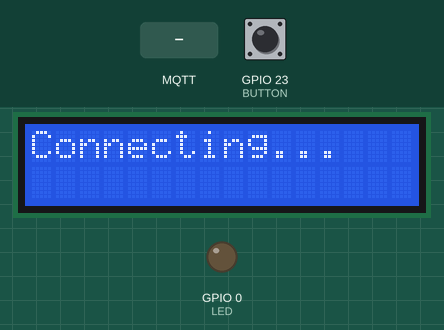
This sketch was run on a simulated ESP32. Shown: 16×2 character LCD, output pins drawn as LEDs (lit = HIGH). Dashed ring = blinking. Inputs (shaded band) come from the test bench; at power-on: GPIO 23 (BUTTON) HIGH. WiFi joins after 1.5 s; servers stay silent unless stated; no MQTT or app messages arrive unless stated; what the sketch prints to the serial monitor is not drawn.

Above: at 3.3 s.
3.4 s: MQTT message "on" arrives on the first subscribed topic
At 6.3 s:
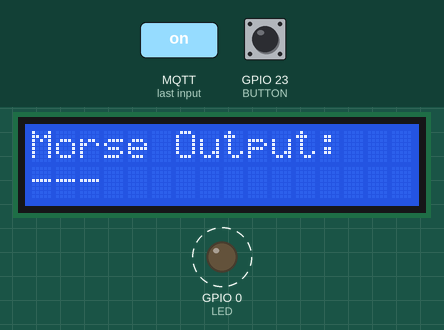
6.4 s: MQTT message "." arrives on the first subscribed topic
9.4 s: GPIO 23 (BUTTON) pulled LOW for 1 s
At 10.24 s:
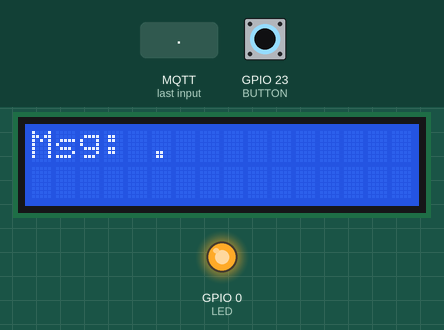
11.9 s: MQTT message "-" arrives on the first subscribed topic
At 13.1 s:
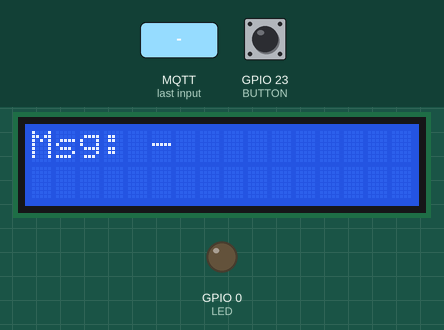
13.4 s: GPIO 23 (BUTTON) pulled LOW for 0.15 s
At 14.8 s:
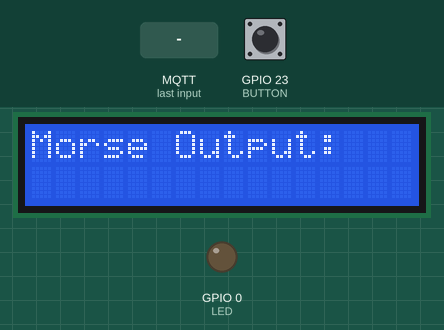
16.0 s: MQTT message "off" arrives on the first subscribed topic
At 16.5 s:
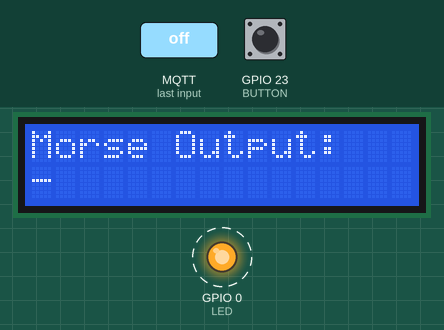
Timing chart, 0 to 20.0 s (numbered marks = the images above; inputs shaded):
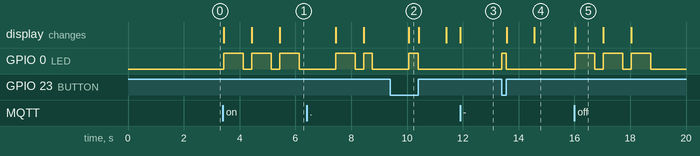

The sketch:

Laser2.ino
```cpp
#include <WiFi.h>
#include <MQTT.h>
#include <map>
#include <Wire.h>
#include <LCD_I2C.h>

#define LED 0
#define BUTTON 23

#define DOT_DURATION 300
#define DASH_DURATION 700
#define SPACE_BETWEEN_SYMBOLS 300
#define SPACE_BETWEEN_LETTERS 1000

const char ssid[] = "Chanom";
const char pass[] = "chanon2547";

const char mqtt_broker[] = "test.mosquitto.org";
const char mqtt_topic[] = "group27/command";
const char mqtt_client_id[] = "clientId-NTAQuNGdQ5";
const int MQTT_PORT = 1883;
String lastPayload = "";

LCD_I2C lcd(0x27, 16, 2);
WiFiClient net;
MQTTClient client;

std::map<char, String> morseMap = {
  {'A', ".-"},   {'B', "-..."}, {'C', "-.-."}, {'D', "-.."},  {'E', "."},
  {'F', "..-."}, {'G', "--."},  {'H', "...."}, {'I', ".."},   {'J', ".---"},
  {'K', "-.-"},  {'L', ".-.."}, {'M', "--"},   {'N', "-."},   {'O', "---"},
  {'P', ".--."}, {'Q', "--.-"}, {'R', ".-."},  {'S', "..."},  {'T', "-"},
  {'U', "..-"},  {'V', "...-"}, {'W', ".--"},  {'X', "-..-"}, {'Y', "-.--"},
  {'Z', "--.."}, {' ', " "}
};

void connect() {
  Serial.print("Connecting to WiFi...");
  while (WiFi.status() != WL_CONNECTED) {
    Serial.print(".");
    delay(1000);
  }
  Serial.println("\nWiFi connected!");

  Serial.print("Connecting to MQTT broker...");
  while (!client.connect(mqtt_client_id)) {
    Serial.print(".");
    delay(1000);
  }
  Serial.println("\nMQTT connected!");

  client.subscribe(mqtt_topic);
  Serial.println("Subscribed to topic: " + String(mqtt_topic));
}

void setup() {
  Serial.begin(9600);
  WiFi.begin(ssid, pass);

  lcd.begin();
  lcd.backlight();
  displayLCD("Connecting...");

  client.begin(mqtt_broker, MQTT_PORT, net);
  client.onMessage(messageReceived);

  connect();
  pinMode(LED, OUTPUT);
  pinMode(BUTTON, INPUT);
}

void displayLCD(String message) {
  lcd.clear();
  lcd.setCursor(0, 0);
  lcd.print(message);
}

void blinkLED(int duration) {
  digitalWrite(LED, HIGH);
  delay(duration);
  digitalWrite(LED, LOW);
}

void showMorseOnLCD(String morseCode) {
  displayLCD("Morse Output:");
  lcd.setCursor(0, 1);

  for (int i = 0; i < morseCode.length(); i++) {
    lcd.print(morseCode[i]);

    if (morseCode[i] == '.') {
      blinkLED(DOT_DURATION);
    } else if (morseCode[i] == '-') {
      blinkLED(DASH_DURATION);
    }
    delay(SPACE_BETWEEN_SYMBOLS);
  }
  delay(SPACE_BETWEEN_LETTERS);
}

void messageReceived(String &topic, String &payload) {
  Serial.println("Received: " + topic + " - " + payload);

  if (payload == lastPayload) {
    Serial.println("Duplicate message, ignoring...");
    return;
  }

  lastPayload = payload;
  payload.toUpperCase();
  displayLCD("Msg: " + payload);

  for (int i = 0; i < payload.length(); i++) {
    if (morseMap.find(payload[i]) != morseMap.end()) {
      showMorseOnLCD(morseMap[payload[i]]);
    }
  }
}

void loop() {
  client.loop();
  delay(10);

  if (!client.connected()) {
    connect();
  }

  static unsigned long pressStartTime = 0;
  static bool isPressing = false;
  static String morseSequence = "";

  if (digitalRead(BUTTON) == LOW) {
    if (!isPressing) {
      pressStartTime = millis();
      isPressing = true;
      digitalWrite(LED, HIGH);
    }
  } else {
    if (isPressing) {
      unsigned long pressDuration = millis() - pressStartTime;
      isPressing = false;
      digitalWrite(LED, LOW);

      if (pressDuration <= DOT_DURATION) {
        morseSequence += ".";
      } else if (pressDuration <= DASH_DURATION) {
        morseSequence += "-";
}

      displayLCD("Morse Output:");
      lcd.setCursor(0, 1);
      lcd.print(morseSequence);
    }
  }

  static unsigned long lastPressTime = 0;
  if (isPressing) {
    lastPressTime = millis();
  } else if (morseSequence.length() > 0 && millis() - lastPressTime > SPACE_BETWEEN_LETTERS) {
    displayLCD("Morse Output:");
    morseSequence = "";
  }
}
```

Measured:
- after the input at 3.4 s, GPIO 0 (LED): alternates HIGH for 0.70 s and LOW for 0.30 s, starting at once; the display: first changes at once (image 1 shows a later state)
- after the input at 9.4 s, GPIO 0 (LED): LOW → HIGH after 0.66 s, → LOW 0.35 s later
- after the input at 11.9 s, the display: changes at once (image 3)
- after the input at 13.4 s, GPIO 0 (LED): LOW → HIGH at once, → LOW 0.15 s later; the display: first changes after 0.17 s (image 4 shows a later state)
- after the input at 16.0 s, GPIO 0 (LED): alternates HIGH for 0.70 s and LOW for 0.30 s, starting at once; the display: changes at once (image 5)
